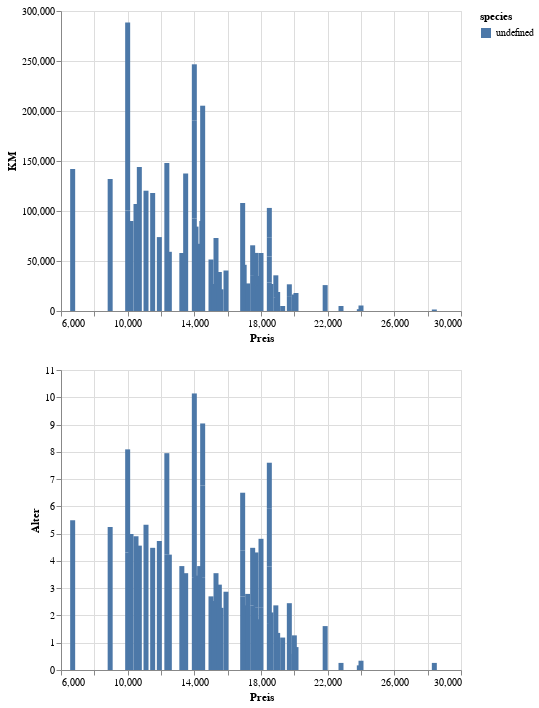

The code cell stored with this chart in its notebook:
### Code cell
alt.Chart(df).mark_bar().encode(
    alt.X(alt.repeat("column"), type='quantitative'),
    alt.Y(alt.repeat("row"), type='quantitative'),
    color='species:N'
).repeat(
    row=['KM','Alter'],
    column=['Preis']
)

### Figure 1 — Vega-Lite specification as saved in the notebook (floating-point values rounded to 4 significant figures)
{"config": {"view": {"continuousWidth": 400, "continuousHeight": 300}}, "repeat": {"column": ["Preis"], "row": ["KM", "Alter"]}, "spec": {"data": {"name": "data-39f9811772bb6e80e6bed2a18e547576"}, "mark": "bar", "encoding": {"color": {"type": "nominal", "field": "species"}, "x": {"type": "quantitative", "field": {"repeat": "column"}}, "y": {"type": "quantitative", "field": {"repeat": "row"}}}}, "$schema": "https://vega.github.io/schema/vega-lite/v4.0.2.json", "datasets": {"data-39f9811772bb6e80e6bed2a18e547576": [{"obs": 1, "Preis": 16990, "Alter": 2.37, "KM": 46200}, {"obs": 2, "Preis": 14000, "Alter": 3.38, "KM": 92600}, {"obs": 3, "Preis": 18000, "Alter": 2.28, "KM": 35000}, {"obs": 4, "Preis": 14500, "Alter": 3.38, "KM": 73000}, {"obs": 5, "Preis": 14100, "Alter": 3.46, "KM": 84400}, {"obs": 6, "Preis": 13480, "Alter": 3.55, "KM": 137500}, {"obs": 7, "Preis": 18000, "Alter": 2.53, "KM": 23000}, {"obs": 8, "Preis": 12350, "Alter": 4.23, "KM": 73000}, {"obs": 9, "Preis": 23900, "Alter": 0.17, "KM": 1800}, {"obs": 10, "Preis": 15900, "Alter": 2.87, "KM": 40500}, {"obs": 11, "Preis": 11100, "Alter": 5.33, "KM": 120300}, {"obs": 12, "Preis": 17800, "Alter": 1.86, "KM": 35000}, {"obs": 13, "Preis": 11900, "Alter": 4.73, "KM": 73900}, {"obs": 14, "Preis": 17700, "Alter": 2.28, "KM": 25100}, {"obs": 15, "Preis": 14320, "Alter": 3.81, "KM": 67210}, {"obs": 16, "Preis": 15000, "Alter": 2.7, "KM": 51500}, {"obs": 17, "Preis": 17500, "Alter": 2.37, "KM": 35900}, {"obs": 18, "Preis": 10700, "Alter": 4.56, "KM": 144000}, {"obs": 19, "Preis": 16900, "Alter": 2.7, "KM": 22000}, {"obs": 20, "Preis": 24000, "Alter": 0.34, "KM": 5500}, {"obs": 21, "Preis": 16900, "Alter": 1.69, "KM": 31000}, {"obs": 22, "Preis": 17200, "Alter": 2.79, "KM": 27570}, {"obs": 23, "Preis": 28400, "Alter": 0.26, "KM": 1500}, {"obs": 24, "Preis": 15600, "Alter": 2.28, "KM": 21700}, {"obs": 25, "Preis": 15200, "Alter": 2.53, "KM": 27000}, {"obs": 26, "Preis": 10000, "Alter": 4.31, "KM": 100500}, {"obs": 27, "Preis": 8950, "Alter": 5.24, "KM": 132000}, {"obs": 28, "Preis": 14000, "Alter": 3.55, "KM": 97700}, {"obs": 29, "Preis": 18500, "Alter": 1.69, "KM": 28660}, {"obs": 30, "Preis": 21850, "Alter": 1.61, "KM": 25900}, {"obs": 31, "Preis": 13250, "Alter": 3.81, "KM": 58000}, {"obs": 32, "Preis": 15300, "Alter": 3.55, "KM": 73000}, {"obs": 33, "Preis": 20100, "Alter": 0.84, "KM": 18000}, {"obs": 34, "Preis": 18890, "Alter": 1.1, "KM": 13181}, {"obs": 35, "Preis": 19000, "Alter": 1.36, "KM": 19000}, {"obs": 36, "Preis": 18600, "Alter": 2.11, "KM": 27000}, {"obs": 37, "Preis": 10200, "Alter": 4.99, "KM": 90000}, {"obs": 38, "Preis": 17700, "Alter": 2.03, "KM": 33000}, {"obs": 39, "Preis": 18890, "Alter": 1.27, "KM": 22500}, {"obs": 40, "Preis": 14500, "Alter": 3.38, "KM": 49000}, {"obs": 41, "Preis": 18500, "Alter": 2.11, "KM": 25880}, {"obs": 42, "Preis": 19700, "Alter": 1.43, "KM": 14100}, {"obs": 43, "Preis": 6700, "Alter": 5.49, "KM": 142000}, {"obs": 44, "Preis": 19700, "Alter": 1.02, "KM": 12600}, {"obs": 45, "Preis": 15500, "Alter": 3.13, "KM": 39000}, {"obs": 46, "Preis": 14500, "Alter": 2.28, "KM": 83300}, {"obs": 47, "Preis": 12500, "Alter": 4.23, "KM": 59200}, {"obs": 48, "Preis": 11500, "Alter": 4.48, "KM": 118000}, {"obs": 49, "Preis": 17500, "Alter": 2.11, "KM": 29800}, {"obs": 50, "Preis": 18500, "Alter": 2.11, "KM": 19230}, {"obs": 51, "Preis": 10500, "Alter": 4.9, "KM": 107000}, {"obs": 52, "Preis": 19300, "Alter": 1.19, "KM": 5000}, {"obs": 53, "Preis": 22800, "Alter": 0.26, "KM": 5000}, {"obs": 54, "Preis": 10000, "Alter": 3.78, "KM": 188000}, {"obs": 55, "Preis": 12350, "Alter": 3.72, "KM": 75000}, {"obs": 56, "Preis": 14450, "Alter": 2.87, "KM": 90000}, {"obs": 57, "Preis": 16900, "Alter": 2.11, "KM": 55000}, {"obs": 58, "Preis": 19980, "Alter": 0.59, "KM": 1500}, {"obs": 59, "Preis": 20000, "Alter": 1.27, "KM": 16500}, {"obs": 60, "Preis": 18500, "Alter": 1.69, "KM": 29300}, {"obs": 61, "Preis": 14000, "Alter": 3.21, "KM": 56400}]}}
